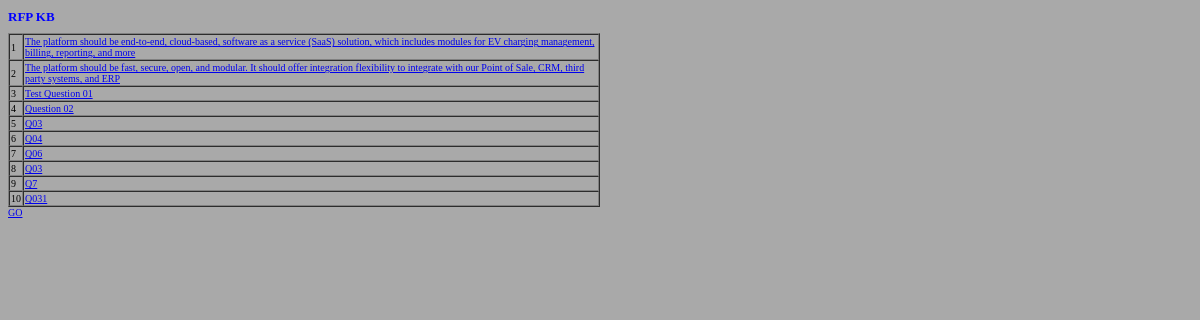
/, run on an earlier commit of the app's database.
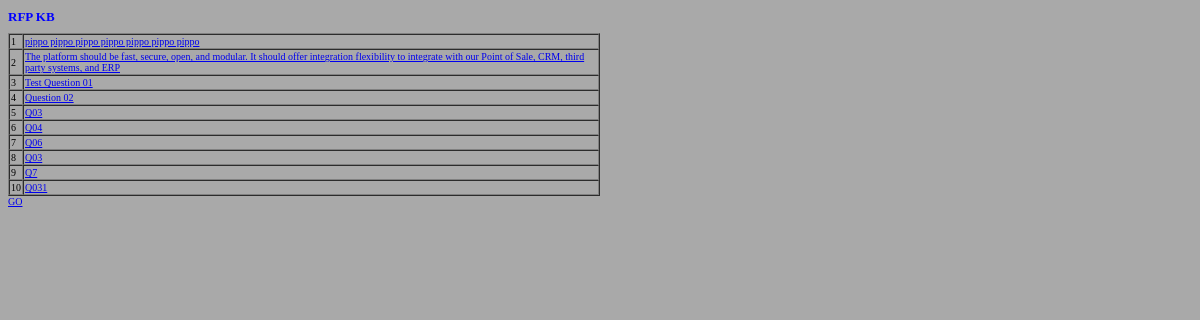
And on a later commit of the database.
### rfp_kb/models.py (models this page shows, shortened)
class rfp_bk(models.Model):
    rfp_name = models.CharField(max_length=200)  #this will be a lookup field
    question = models.CharField(max_length=2048)
    topic = models.CharField(max_length=100)  #this will be a lookup field
    answer = models.CharField(max_length=2048)
    winLoss = models.BooleanField()
    comply = models.BooleanField()
    product = models.CharField(max_length=200, null=True ) #this will be a lookup field
    product_variant = models.CharField(max_length=200, null = True)

### rfp_kb/views.py (the view)
# urls.py: path('',views.main_view,name='main_view'),
def main_view(request):
    elems = rfp_bk.objects.all().values()[:10]
    context = {
        "elems": elems,
    }
    template = loader.get_template('main_view.html')
    return HttpResponse(template.render(context))

### rfp_kb/templates/main_view.html (shortened to what this page needs)
{% extends "master.html" %}
{% block content %}
<table border="1" style="width:50%" cellspacing="0" >
  {% for x in elems%}
  <tr>
    <td>{{x.id}}</td>
    <td><a href="/rfp_kb/{{ x.id }}">{{x.question}}</a> </td>
  </tr>
  {% endfor %}
</table>
<a href="/rfp_kb/0">GO</a>
{% endblock %}

What changed in the data, as far as the page shows it:
changed rfp_bk id 1: question "The platform should be end-to-end, cloud-based, software as a service (SaaS) solution, which includes modules for EV charging management, billing, reporting, and more" → "pippo pippo pippo pippo pippo pippo pippo"
